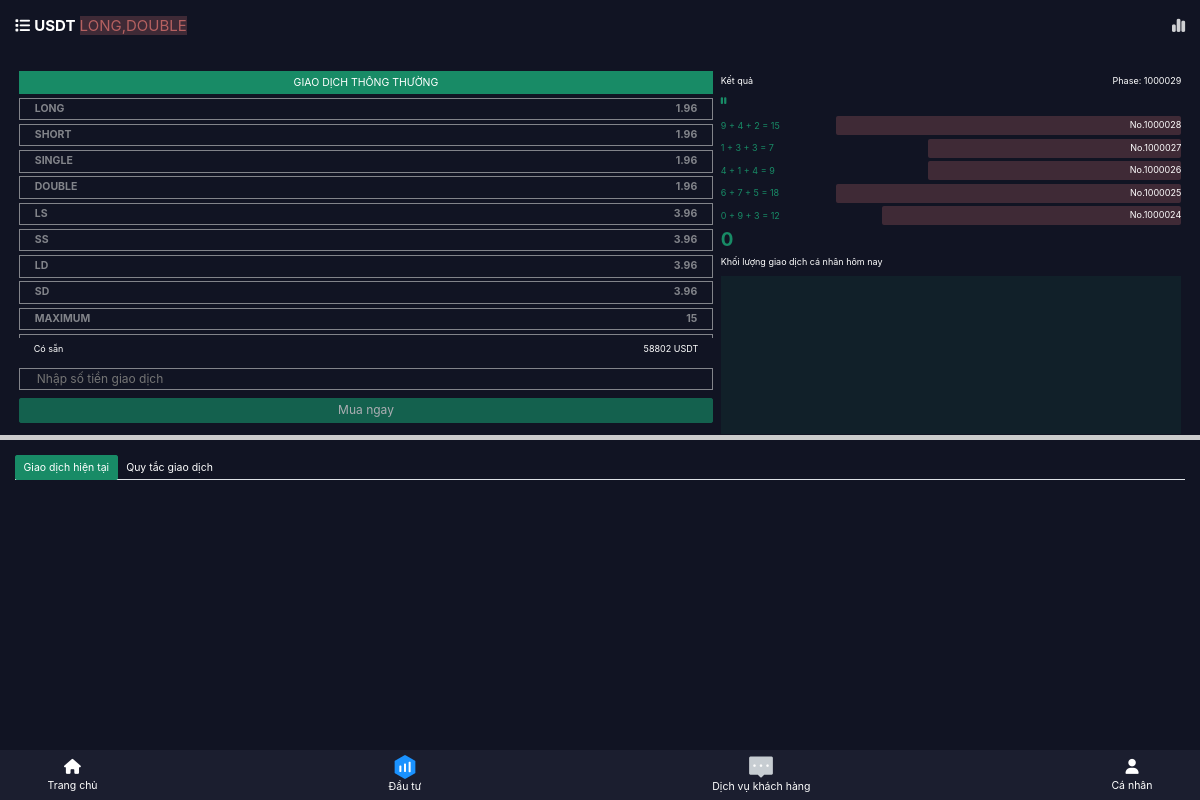
Before: /invest/ (signed in) with the older database file.
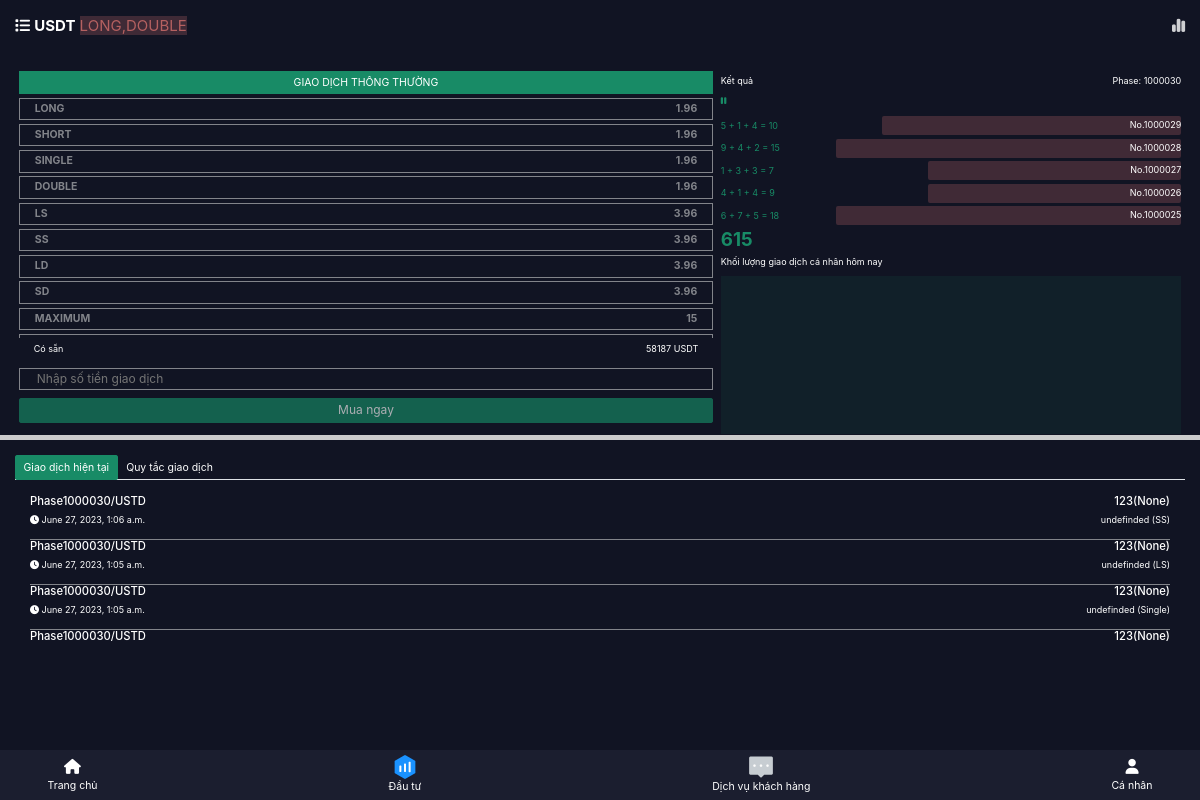
After: the same page with the newer database file.
### ModuleApp/models.py (models this page shows, shortened)
class User(AbstractUser):
    id = models.UUIDField(primary_key=True, default=uuid.uuid4, editable=False)
    code = models.IntegerField(null=True)
    wallet = models.IntegerField(default=0)
    wallet_password = models.CharField(max_length=6, null=True, default=None)
    type_choice = ((0, 'Normal'), (1, 'Admin'), (2, 'Staff'), (3, 'Guest'))
    type = models.IntegerField(choices=type_choice, default=0)
    referrer = models.IntegerField(null=True)
    create_at = models.DateTimeField(auto_now_add=True)
    update_at = models.DateTimeField(auto_now=True)

class PhaseUSDT(models.Model):
    id = models.UUIDField(primary_key=True, default=uuid.uuid4, editable=False)
    create_at = models.DateTimeField(auto_now_add=True)
    phase_check=models.BooleanField(default=False)
    code = models.IntegerField()
    a = models.IntegerField(null=True)
    b = models.IntegerField(null=True)
    c = models.IntegerField(null=True)

class TradeUSDT(models.Model):
    id = models.UUIDField(primary_key=True, default=uuid.uuid4, editable=False)
    create_at = models.DateTimeField(auto_now_add=True)
    trade_value = models.IntegerField()
    trade_value_win = models.IntegerField(null=True)
    type_choice = (
        ('Long', 'Long'),
        ('Short', 'Short'),
        ('Single', 'Single'),
        ('Double', 'Double'),
        ('LS', 'LS'),
        ('SS', 'SS'),
        ('LD', 'LD'),
        ('SD', 'SD'),
        ('Maximum', 'Maximum'),
        ('Minimum', 'Minimum'),
    )
    trade_type = models.CharField(choices=type_choice, max_length=20)
    room_type = (
        (1, 'Normal'),
        (2, 'Vip'),
        (3, 'Superior'),
        (4, 'Super Vip')
    )
    room_type_trade = models.IntegerField(choices=room_type, default=1)
    result_choice = (
        (1, 'Undefined'),
        (2, 'Win'),
        (3, 'Lose'),
    )
    result = models.IntegerField(choices=result_choice, default=0)
    user = models.ForeignKey(
        User, on_delete=models.CASCADE, related_name='tradeUSDT'
    )
    phase = models.ForeignKey(
        PhaseUSDT, on_delete=models.CASCADE, related_name='tradeUSDT'
    )
    class Meta:
        ordering = ['create_at']

### ModuleApp/views.py (the view, shortened to what this page needs)
# urls.py: path('invest/', invest, name='invest'),
@login_required
def invest(request):
    channel_layer = get_channel_layer()
    user=User.objects.get(id=request.user.id)
    phase = PhaseUSDT.objects.latest('create_at')
    today = datetime.datetime.today()
    last_phases= PhaseUSDT.objects.all().order_by('-create_at')[1:6]
    try:
        trades=TradeUSDT.objects.filter(user=user).order_by('-create_at').filter(create_at__year=today.year).filter(create_at__month=today.month).filter(create_at__day=today.day)
    except:
        trades = None
    trade_all_value=0
    for trade in trades:
        trade_all_value+=trade.trade_value
    context = {
        "user": user,
        'phase': phase,
        "last_phases": last_phases,
        'trades': trades,
        'trade_all_value':trade_all_value
    }
    return render(request, 'TradeBTC/invest.html', context )

### templates/TradeBTC/invest.html (shortened to what the changed rows need)
{% load static %}
<!DOCTYPE html>
<html lang="en">
  <head>
    <link rel="stylesheet" href="https://maxcdn.bootstrapcdn.com/bootstrap/4.0.0/css/bootstrap.min.css"/>
    <link rel="stylesheet" href="{% static 'style/app.css'%}" />
    <link rel="stylesheet" href="{% static 'style/info.css'%}" />
    <link rel="stylesheet" href="{% static 'style/invest.css'%}" />
    <link rel="stylesheet" href="{% static 'style/addcss.css' %}" />
    <link
      rel="stylesheet"
      href="https://cdnjs.cloudflare.com/ajax/libs/font-awesome/6.4.0/css/all.min.css"
    />
    <link
      rel="stylesheet"
      href="https://cdn.jsdelivr.net/npm/bootstrap@4.3.1/dist/css/bootstrap.min.css"
    />
  </head>
  <body>
    <div id="info" class="info invest">
      <div class="content">
        <div class="first-box">
            <div id="part1" class="part1">
              <form method="post" id="task-form">
                  <div class="transaction">
                    <div class="available">
                      <p>Có sẵn</p>
                      <p id="my-money">{{user.wallet}} USDT</p>
                    </div>
                  </div>
                </div>
            </div>
          <div id="part2" class="part2">
            <div class="item header-part2">
              <span>Kết quả</span>
              <span id="phase" style="float: right" hour="{{phase.create_at.hour}}" minute="{{phase.create_at.minute}}" second="{{phase.create_at.second}}" a = {{phase.a}} b={{phase.b}} c={{phase.c}} code={{phase.code}}>Phase: {{phase.code}} </span>
            </div>
            <div class="list-item">
              {% for i in last_phases %}
              <div class="item item-row">
                <div class="left">
                  <span class="red green"
                    >{{i.a}} + {{i.b}} + {{i.c}} = <span class="total">{{ i.a|add:i.b|add:i.c }}</span></span
                  >
                </div>
                <div style="position: relative;" class="right length-row red" value="{{i.a|add:i.b|add:i.c}}">
                  <span style="position: absolute;
                  right: 0;">No.{{i.code}}<span>
                  </div>
              </div>
              {% endfor %}
            </div>
            <div class="end-part2">
              <h1 class="total-today" id="total-today">{{trade_all_value}}</h1>
              <p>Khối lượng giao dịch cá nhân hôm nay</p>
              <div class="box">
              </div>
            </div>
          </div>
        </div>
      <div class="content2">
        <div class="tab-content" id="myTabContent">
          <div
            class="tab-pane fade show active"
            id="home"
            role="tabpanel"
            aria-labelledby="home-tab">
            <div id="list-item-phases" class="list-item">
              {% for i in trades %}
                {% if i.phase.phase_check == False %}
                  <div class="item">
                    <span style="float: left">
                      <h4>Phase{{i.phase.code}}/USTD</h4>
                      <p><i class="fa-solid fa-clock"></i> {{i.create_at}}</p>
                    </span>
                    <span style="float: right;text-align: right;" class="undefinded" value="{{i.id}}">
                      <h4>{{i.trade_value}}({{i.trade_value_win}})</h4>
                      <p class="total green">undefinded ({{i.trade_type}})</p>
                    </span>
                  </div>
                {% endif %}
              {% endfor %}
            </div>
          </div>
        </div>
      </div>
    </div>
  </body>
</html>

Changed rows visible on the page:
no longer on this page (row unchanged): PhaseUSDT: a "0", b "9", c "3", a|add "12", code "1000024"
changed User: wallet "58802" → "58187"
added PhaseUSDT: code "1000030"
now on one of the page's lists (row edited): PhaseUSDT: a "5", b "1", c "4", a|add "10", code "1000029"
added TradeUSDT: phase.code "1000030", create_at "June 27, 2023, 1:06 a.m.", trade_value "123", trade_value_win "None", trade_type "SS"
added TradeUSDT: phase.code "1000030", create_at "June 27, 2023, 1:05 a.m.", trade_value "123", trade_value_win "None", trade_type "LS"
added TradeUSDT: phase.code "1000030", create_at "June 27, 2023, 1:05 a.m.", trade_value "123", trade_value_win "None", trade_type "Single"
added TradeUSDT: phase.code "1000030", trade_value "123", trade_value_win "None"
Other visible differences:
{{ trade_all_value }}: "0" → "615"
{{ phase.code }}: "1000029" → "1000030"
